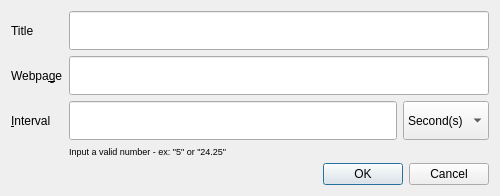
<?xml version="1.0" encoding="UTF-8"?>
<ui version="4.0">
 <class>EditWindow</class>
 <widget class="QDialog" name="EditWindow">
  <property name="geometry">
   <rect>
    <x>0</x>
    <y>0</y>
    <width>500</width>
    <height>196</height>
   </rect>
  </property>
  <property name="windowTitle">
   <string>Edit</string>
  </property>
  <layout class="QGridLayout" name="gridLayout_2">
   <item row="0" column="0">
    <layout class="QGridLayout" name="gridLayout">
     <item row="3" column="1">
      <widget class="QLabel" name="intervalErrLabel">
       <property name="font">
        <font>
         <pointsize>7</pointsize>
        </font>
       </property>
       <property name="text">
        <string>Input a valid number - ex: &quot;5&quot; or &quot;24.25&quot;</string>
       </property>
      </widget>
     </item>
     <item row="4" column="1">
      <widget class="QDialogButtonBox" name="editDialog">
       <property name="orientation">
        <enum>Qt::Horizontal</enum>
       </property>
       <property name="standardButtons">
        <set>QDialogButtonBox::Cancel|QDialogButtonBox::Ok</set>
       </property>
      </widget>
     </item>
     <item row="2" column="1">
      <layout class="QHBoxLayout" name="horizontalLayout_3">
       <item>
        <widget class="QLineEdit" name="intervalLineEdit">
         <property name="sizePolicy">
          <sizepolicy hsizetype="Expanding" vsizetype="Expanding">
           <horstretch>0</horstretch>
           <verstretch>0</verstretch>
          </sizepolicy>
         </property>
         <property name="inputMethodHints">
          <set>Qt::ImhNone</set>
         </property>
        </widget>
       </item>
       <item>
        <widget class="QComboBox" name="intervalComboBox">
         <property name="sizePolicy">
          <sizepolicy hsizetype="Preferred" vsizetype="Expanding">
           <horstretch>0</horstretch>
           <verstretch>0</verstretch>
          </sizepolicy>
         </property>
         <item>
          <property name="text">
           <string>Second(s)</string>
          </property>
         </item>
         <item>
          <property name="text">
           <string>Minute(s)</string>
          </property>
         </item>
         <item>
          <property name="text">
           <string>Hour(s)</string>
          </property>
         </item>
        </widget>
       </item>
      </layout>
     </item>
     <item row="1" column="0">
      <widget class="QLabel" name="webpageLabel">
       <property name="sizePolicy">
        <sizepolicy hsizetype="Fixed" vsizetype="Preferred">
         <horstretch>0</horstretch>
         <verstretch>0</verstretch>
        </sizepolicy>
       </property>
       <property name="text">
        <string>Webpa&amp;ge</string>
       </property>
       <property name="buddy">
        <cstring>webpageLineEdit</cstring>
       </property>
      </widget>
     </item>
     <item row="0" column="0">
      <widget class="QLabel" name="titleLabel">
       <property name="enabled">
        <bool>true</bool>
       </property>
       <property name="sizePolicy">
        <sizepolicy hsizetype="Fixed" vsizetype="Preferred">
         <horstretch>0</horstretch>
         <verstretch>0</verstretch>
        </sizepolicy>
       </property>
       <property name="text">
        <string>Title</string>
       </property>
       <property name="buddy">
        <cstring>titleLineEdit</cstring>
       </property>
      </widget>
     </item>
     <item row="0" column="1">
      <layout class="QHBoxLayout" name="horizontalLayout">
       <item>
        <widget class="QLineEdit" name="titleLineEdit">
         <property name="sizePolicy">
          <sizepolicy hsizetype="Expanding" vsizetype="Expanding">
           <horstretch>0</horstretch>
           <verstretch>0</verstretch>
          </sizepolicy>
         </property>
        </widget>
       </item>
      </layout>
     </item>
     <item row="1" column="1">
      <layout class="QHBoxLayout" name="horizontalLayout_2">
       <item>
        <widget class="QLineEdit" name="webpageLineEdit">
         <property name="sizePolicy">
          <sizepolicy hsizetype="Expanding" vsizetype="Expanding">
           <horstretch>0</horstretch>
           <verstretch>0</verstretch>
          </sizepolicy>
         </property>
        </widget>
       </item>
      </layout>
     </item>
     <item row="2" column="0">
      <widget class="QLabel" name="intervalLabel">
       <property name="sizePolicy">
        <sizepolicy hsizetype="Fixed" vsizetype="Preferred">
         <horstretch>0</horstretch>
         <verstretch>0</verstretch>
        </sizepolicy>
       </property>
       <property name="text">
        <string>&amp;Interval</string>
       </property>
       <property name="buddy">
        <cstring>intervalLineEdit</cstring>
       </property>
      </widget>
     </item>
    </layout>
   </item>
  </layout>
 </widget>
 <resources/>
 <connections>
  <connection>
   <sender>editDialog</sender>
   <signal>accepted()</signal>
   <receiver>EditWindow</receiver>
   <slot>accept()</slot>
   <hints>
    <hint type="sourcelabel">
     <x>330</x>
     <y>216</y>
    </hint>
    <hint type="destinationlabel">
     <x>157</x>
     <y>274</y>
    </hint>
   </hints>
  </connection>
  <connection>
   <sender>editDialog</sender>
   <signal>rejected()</signal>
   <receiver>EditWindow</receiver>
   <slot>reject()</slot>
   <hints>
    <hint type="sourcelabel">
     <x>398</x>
     <y>216</y>
    </hint>
    <hint type="destinationlabel">
     <x>286</x>
     <y>274</y>
    </hint>
   </hints>
  </connection>
 </connections>
</ui>
